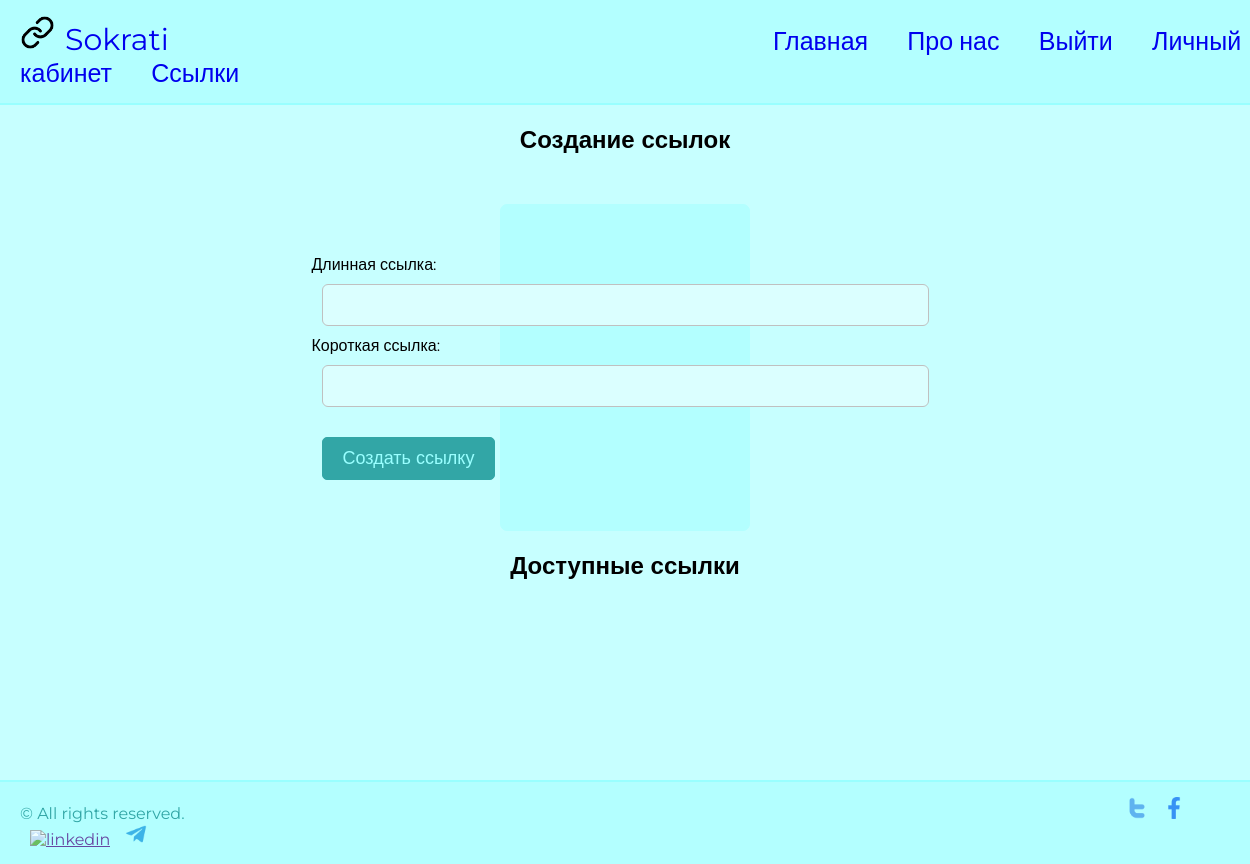
The app's page /link/ (signed in), older data.
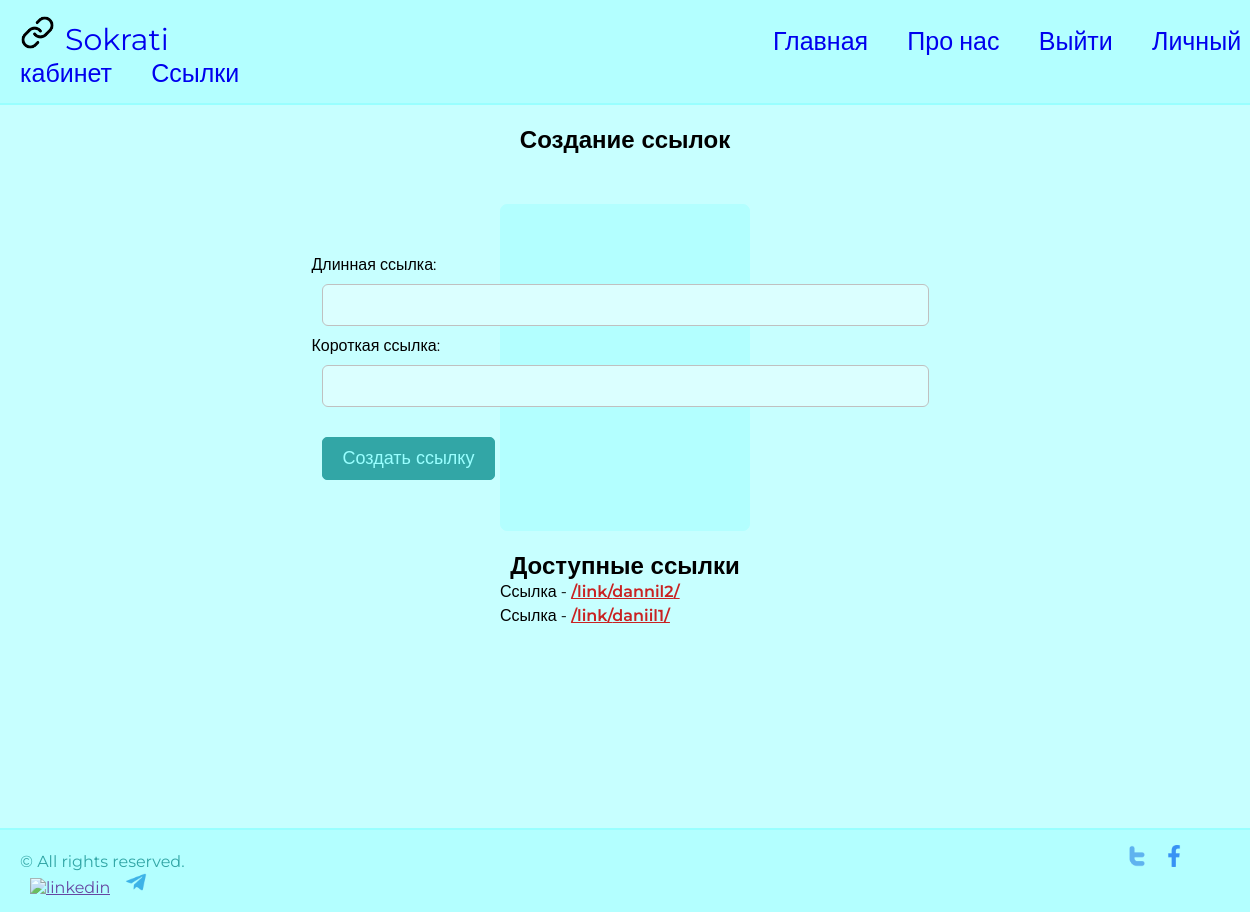
The same page, newer data.
### links/models.py (models this page shows, shortened)
class Links(models.Model):
    oldLink = models.URLField(max_length=250)
    newLink = models.CharField(max_length=250, unique=True)
    user = models.ForeignKey(User, on_delete=models.CASCADE)
    class Meta:
        verbose_name = 'Ссылка'
        verbose_name_plural = 'Ссылки'

### links/views.py (the view, shortened to what this page needs)
# urls.py: path('link/', linksViews.LinksView.as_view(), name='links'),
class LinksView(ListView):
    model = Links
    template_name = 'links/links_transform.html'
    context_object_name = 'Links'
    def get_context_data(self, *, object_list=None, **kwargs):
        ctx = super(LinksView, self).get_context_data(**kwargs)
        newLink = Links.objects.values().order_by('-id')[:2]
        ctx['newLink'] = newLink
        ctx['form'] =LinkForm()
        return ctx

### links/forms.py
class LinkForm(forms.ModelForm):
    class Meta:
        model = Links
        fields = ['oldLink', 'newLink', 'user']
        labels = {
            'oldLink': 'Длинная ссылка',
            'newLink': 'Короткая ссылка',
        }
        unique = (
            ('newLink'),
        )
        widgets = {
            'user': forms.HiddenInput()
       }

### links/templates/links/links_transform.html (shortened to what this page needs)
{% extends 'users/main.html' %}
{% load static %}
{% block content %}
{% if user.is_authenticated %}
<h2 class="links_title">Создание ссылок</h2>
<div class="links_block">
    <form action="" method="post">
        {{form.as_p}}
        <button class="links_button" type="submit" name="button">Создать ссылку</button>
    </form>
</div>
<h2 class="links_title">Доступные ссылки</h2>
{% for el in newLink %}
{% if user.id == el.user_id %}
<div class="links_transform_block">
     <p>Ссылка - <a href="{{el.oldLink}}">/link/{{el.newLink}}/</a></p>
{% endif %}
    {% endfor %}
</div>
{%endif%}
{% endblock %}

### users/templates/users/main.html (shortened to what this page needs)
{% load static %}
<!doctype html>
<html lang="ru">
<head>
    <link rel="stylesheet" href="{% static 'css/style.css' %}">
</head>
<body>
<header>
    <div class="head__block">
        <ul type="none" class="menu">
            <a class="logo" href="{% url 'home' %}"><li><img class="" src="{% static 'img/link_logo.png' %}" alt="logo" width="35">Sokrati</li></a>
            <a class = "menu_items" href="{% url 'home' %}"><li>Главная</li></a>
            <a class = "menu_items" href="{% url 'about' %}"><li>Про нас</li></a>
            {% if user.is_authenticated %}
                <a class = "menu_items" href="{% url 'exit' %}"><li>Выйти</li></a>
                <a class = "menu_items" href="{% url 'profile' %}"><li>Личный кабинет</li></a>
                <a class = "menu_items" href="{% url 'links' %}"><li>Ссылки</li></a>
            {% else %}
                <a class = "menu_items" href="{% url 'user' %}"><li>Войти</li></a>
                <a class = "menu_items" href="{% url 'register' %}"><li>Регистрация</li></a>
            {% endif %}
        </ul>
    </div>
</header>
<main>
    {% block content %}
    {% endblock %}
</main>
<footer>
    <div class="foot__block">
        <span>
            © All rights reserved.
            <a href=""><img src="{% static 'img/logo_twitter.png' %}" alt="twitter" width="22"></a>
            <a href=""><img src="{% static 'img/logo_facebook.png' %}" alt="facebook" width="22"></a>
            <a href=""><img src="{% static 'img/logo_linkedin.png' %}" alt="linkedin" width="22"></a>
            <a href=""><img src="{% static 'img/logo_telegram.png' %}" alt="telegram" width="22"></a>
        </span>
    </div>
</footer>
</body>
</html>

### users/static/css/style.css (style rules this page uses)
* { margin: 0; padding: 0; }
body { background: #C7FFFF; font-family: 'Montserrat', sans-serif; }
.head__block { background: #B3FFFF; width: 100%; padding: 15px 20px; border-bottom: 2px solid #99FFFF; color: #32A6A6; }
.head__block img { margin-right: 10px; }
.menu_items { font-size: 25px; margin-left: 35px; font-weight: lighter; }
.head__block a:nth-child(2) { margin-left: 600px; }
.logo { font-size: 30px; font-weight: normal; }
.menu li { display: inline; }
.menu a { text-decoration: none; }
.reg_title, .profile_title, .links_title, .title_block { text-align: center; margin-top: 20px; }
div.reg_block, .profile_blog, .exit_block, .auth_block, .links_block, .about_block { display: flex; justify-content: center; padding: 50px; margin-right: 500px; margin-left: 500px; margin-top: 50px; flex-wrap: wrap; border: 1px solid #B3FFFF; border-radius: 7px; background: #B3FFFF; }
.reg_button, .update_button, .auth_button, .links_button { padding: 10px 20px; background: #32A6A6; border-radius: 5px; color: #99FFFF; border: 1px solid #32A6A6; font-size: 18px; margin-left: 10px; margin-top: 20px; }
.links_block input { width: 600px; height: 40px; border-radius: 6px; border: 1px solid silver; background: #DBFFFF; margin: 10px; font-size: 20px; padding-left: 5px; }
.links_transform_block p { display: inline; margin-left:500px; margin-top: 500px; font-size: 16px; }
.links_transform_block a { color: #C92222; font-weight: 600; line-height: 1.5; }
footer { position: relative; bottom: 0; background: #B3FFFF; margin-top: 200px; width: 100%; padding: 15px 20px; border-top: 2px solid #99FFFF; color: #32A6A6; }
footer a { margin-top: 5px; margin-left: 10px; opacity: 80%; }
footer a:nth-child(1) { margin-left: 75%; }

Row changes from the older to the newer data that the page shows:
now on this page (row edited): Links: newLink "dannil2"
now on this page (row edited): Links: newLink "daniil1"
